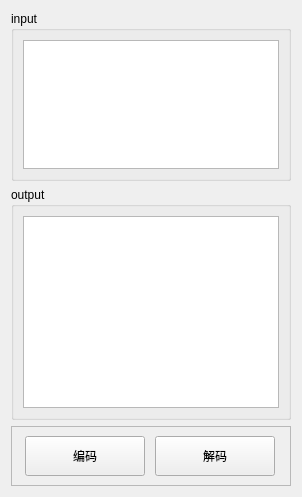
          <widget class="QWidget" name="tab_6">
           <attribute name="title">
            <string>url</string>
           </attribute>
           <layout class="QGridLayout" name="gridLayout_11">
            <item row="0" column="0">
             <widget class="QGroupBox" name="groupBox_5">
              <property name="maximumSize">
               <size>
                <width>16777215</width>
                <height>170</height>
               </size>
              </property>
              <property name="title">
               <string>input</string>
              </property>
              <layout class="QGridLayout" name="gridLayout_12">
               <item row="0" column="0">
                <widget class="QPlainTextEdit" name="txturl_input"/>
               </item>
              </layout>
             </widget>
            </item>
            <item row="1" column="0">
             <widget class="QGroupBox" name="groupBox_6">
              <property name="title">
               <string>output</string>
              </property>
              <layout class="QGridLayout" name="gridLayout_13">
               <item row="0" column="0">
                <widget class="QPlainTextEdit" name="txturl_output">
                 <property name="readOnly">
                  <bool>true</bool>
                 </property>
                </widget>
               </item>
              </layout>
             </widget>
            </item>
            <item row="2" column="0">
             <widget class="QFrame" name="frame">
              <property name="maximumSize">
               <size>
                <width>16777215</width>
                <height>80</height>
               </size>
              </property>
              <property name="frameShape">
               <enum>QFrame::StyledPanel</enum>
              </property>
              <property name="frameShadow">
               <enum>QFrame::Raised</enum>
              </property>
              <layout class="QHBoxLayout" name="horizontalLayout">
               <item>
                <widget class="QPushButton" name="btnurl_encode">
                 <property name="minimumSize">
                  <size>
                   <width>0</width>
                   <height>40</height>
                  </size>
                 </property>
                 <property name="maximumSize">
                  <size>
                   <width>120</width>
                   <height>40</height>
                  </size>
                 </property>
                 <property name="text">
                  <string>编码</string>
                 </property>
                </widget>
               </item>
               <item>
                <widget class="QPushButton" name="btnurl_decode">
                 <property name="minimumSize">
                  <size>
                   <width>0</width>
                   <height>40</height>
                  </size>
                 </property>
                 <property name="maximumSize">
                  <size>
                   <width>120</width>
                   <height>40</height>
                  </size>
                 </property>
                 <property name="text">
                  <string>解码</string>
                 </property>
                </widget>
               </item>
              </layout>
             </widget>
            </item>
           </layout>
          </widget>
